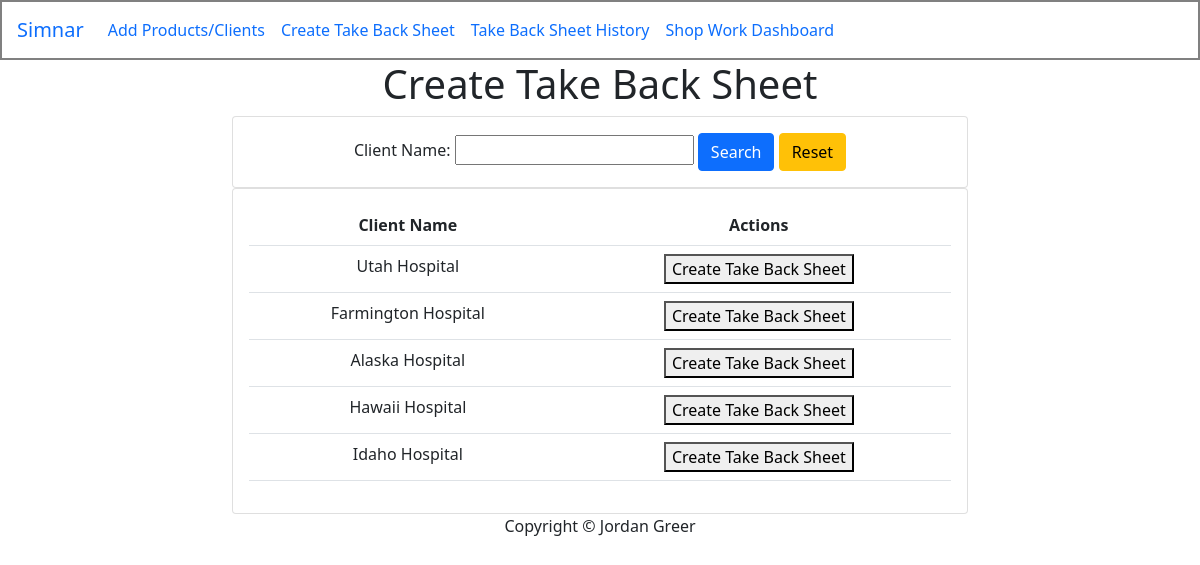
The app's page /home/ (signed in) with its own data.
### invoice/models.py (models this page shows, shortened)
class Client(models.Model):
    name = models.CharField(max_length=100)
    email = models.EmailField()
    phone = models.CharField(max_length=20)
    address = models.TextField()
    tax = models.FloatField(max_length=10, default= 0.0)
    created_by = models.CharField(max_length=100, blank=True, null=True)
    tax = models.FloatField(default=0.0)

### trackingCard/views.py (the view)
# urls.py: path('home/', trackingCardViews.createWorkOrder, name='home'),
@login_required(login_url='invoice:loginPage')
def createWorkOrder(request):
    current_user = request.user
    print(current_user.username)
    clients = Client.objects.all()
    clientFilter = ClientFilter(request.GET, queryset=clients)
    clients = clientFilter.qs
    if request.method == 'POST':
        form = WorkOrderForm(request.POST)
        if form.is_valid():
            client_id = form.cleaned_data['client'].id
            print(client_id)
            today = date.today()
            invoice_date_str = today.strftime('%Y-%m-%d')
            api_payload = {
                "client": client_id,
                "workOrder_date": invoice_date_str,
                "items": [],
                "status": "Waiting_on_Assignment",
                "created_by": current_user.username
            }
            api_url = f'{settings.SITE_URL}/workOrder/api/createWorkOrder/'
            print(api_url)
            print(api_payload)
            try:
                response = requests.post(api_url, json=api_payload)
                if response.status_code == 201:  # Replace with the appropriate status code
                    response_data = json.loads(response.text)
                    workOrder_id = response_data.get('workOrder_num')
                    print(response_data)
                    api_url = f'{settings.SITE_URL}/workOrder/api/addColor/{workOrder_id}/'
                    api_payload = {"id": workOrder_id}
                    response = requests.put(api_url, json=api_payload)
                    print(response_data)
                    print(workOrder_id)
                    return redirect('invoice:addItemsWorkOrder', workOrder_id)
                else:
                    return render(request, 'tracking/createWorkOrder.html', {'form': form, 'error_message': 'Failed to create Work Order'})
            except requests.exceptions.RequestException as e:
                return HttpResponse('Error: {}'.format(e), status=500)
    else:
        form = WorkOrderForm()
    context = {
        'form': form,
        'clients': clients,
        'clientFilter': clientFilter,
        'user': current_user
    }
    return render(request, 'tracking/createWorkOrder.html', context)

### trackingCard/forms.py
class WorkOrderForm(forms.Form):
    client = forms.ModelChoiceField(queryset=Client.objects.all(), empty_label=None)

### trackingCard/templates/tracking/createWorkOrder.html (shortened to what this page needs)
{% extends "base/base.html" %}
{% block content %}
<h1>Create Take Back Sheet</h1>
<div class="row">
    <div class="col-2"></div>
    <div class="col-md-8">
        <div>
            <div class="card card-body">
                <form method="get" action="{% url 'invoice:createWorkOrder' %}" id="filter-form">
                    {{ clientFilter.form }}
                    <button class="btn btn-primary" type="submit">Search</button>
                    <a class="btn btn-warning" href="{% url 'invoice:createWorkOrder' %}">Reset</a>
                </form>
            </div>
        </div>
        <div class="card card-body">
            <table class="table">
                <tr>
                    <th>Client Name</th>
                    <th>Actions</th>
                </tr>
                {% for i in clients %}
                <tr>
                    <form method="post" action="{% url 'invoice:createWorkOrder' %}">
                        <td>{{ i.name }}</td>
                        <td>
                            <button type="submit">Create Take Back Sheet</button>
                        </td>
                    </form>
                </tr>
                {% endfor %}
            </table>
        </div>
    </div>
    <div class="col-2"></div>
</div>
{% endblock content %}

### records on screen
Client: name "Utah Hospital"
Client: name "Farmington Hospital"
Client: name "Alaska Hospital"
Client: name "Hawaii Hospital"
Client: name "Idaho Hospital"
